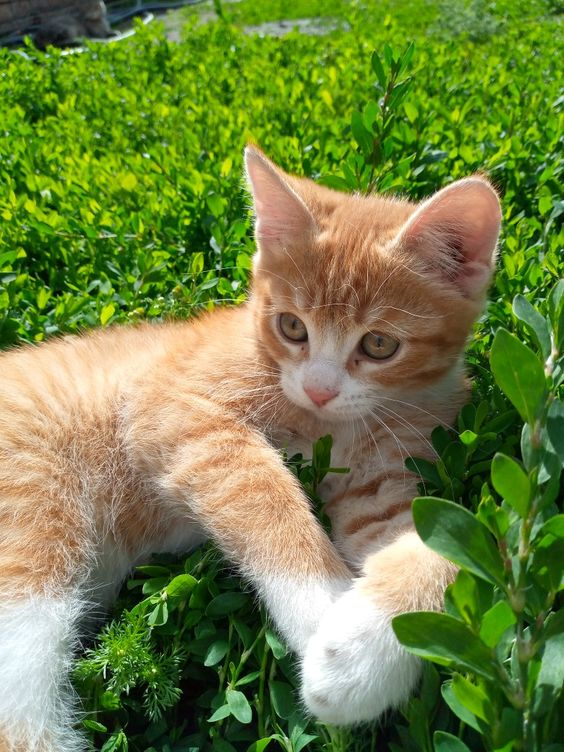
#> input picture 123.jpg, 564 x 752 px
$ python test1.py
#> lines starting #> are read from the running program, lines starting #| are printed output that depends on the picture; after the words box and inside, x2 and y2 are one past the last pixel; in counts of white or black regions, pixels touching at a corner belong together
import cv2
import numpy as np

image= cv2.imread('123.jpg', cv2.IMREAD_GRAYSCALE)
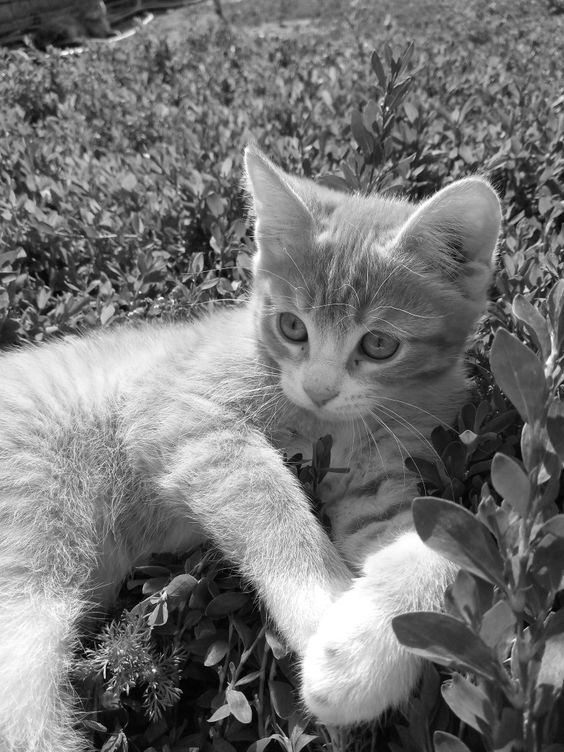
#> image: shape (752, 564); min 0, max 255, mean 117.8
threshold=128
bw_image= cv2.threshold(image, threshold, 255, cv2.THRESH_BINARY)[1]
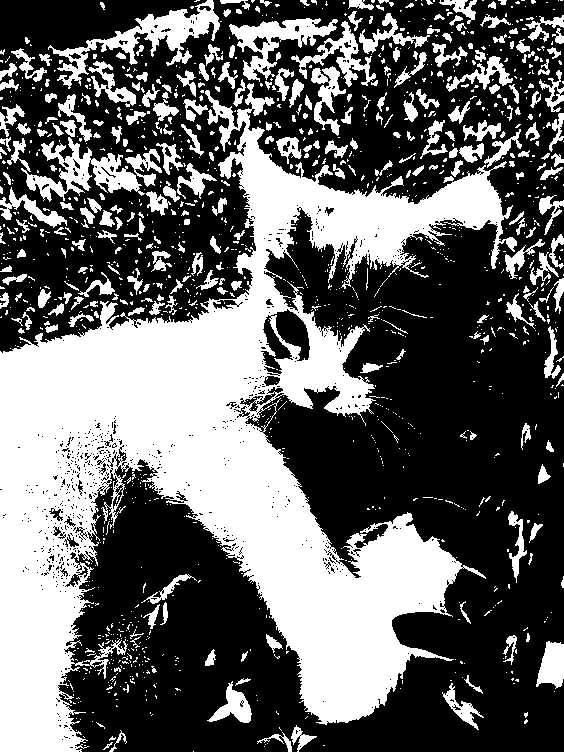
#> bw_image: shape (752, 564); 39.6% white; 1345 white regions (1050 under 20 px), largest, box (x1, y1, x2, y2) and area: (0, 83, 517, 752) 121460, (48, 0, 220, 89) 3615, (21, 137, 145, 202) 2818
cv2.imshow('BW image', bw_image)
cv2.waitKey(0)
